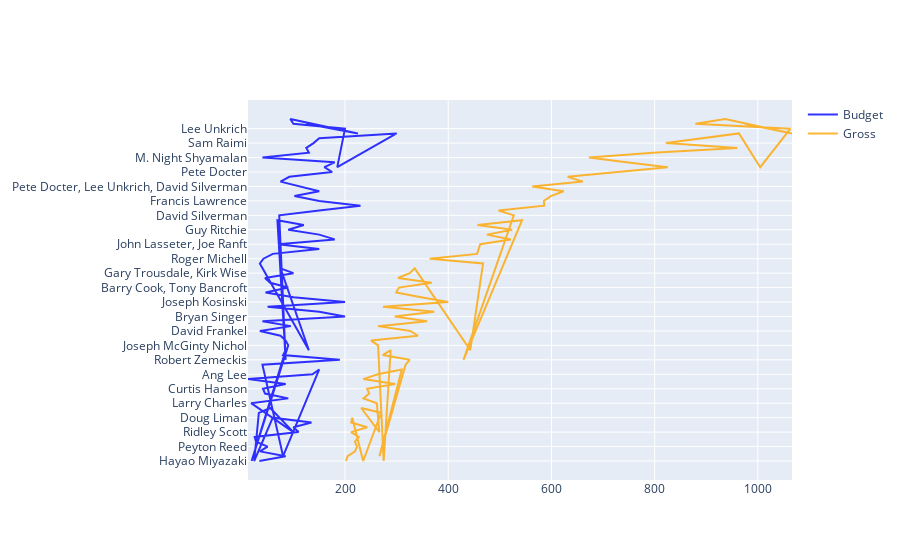

Source (notebook cell):
### Code cell
fig = go.Figure()
fig.add_trace(go.Scatter(
        y=df3['Director'],
        x=df3['Budget ($mill)'],
        name='Budget',
    line=dict(color='blue'),
    opacity=0.8))

fig.add_trace(go.Scatter(
        y=df3['Director'],
        x=df3['Gross ($mill)'],
        name='Gross',
    line=dict(color='orange'),
    opacity=0.8))

fig.show()

### Figure 1 — Plotly figure (JSON) as saved in the notebook; plotly's stock layout.template omitted (floating-point values rounded to 4 significant figures)
{"data": [{"line": {"color": "blue"}, "name": "Budget", "opacity": 0.8, "type": "scatter", "x": [34, 85, 35, 50, 27.5, 25, 110, 100, 135, 60, 24, 33, 55, 100, 18, 90, 45, 41, 85, 12, 137, 150, 80, 40, 190, 80, 85, 19, 90, 85, 75, 35, 95, 40, 200, 150, 50, 200, 100, 46, 90, 55, 45, 100, 75, 130, 35, 42, 60, 150, 70, 180, 150, 90, 120, 69, 85, 72.5, 150, 230, 150, 102, 150, 115, 75, 92, 175, 160, 180, 40, 130, 125, 139, 150, 300, 185, 200, 100, 94, 225, 125], "y": ["Hayao Miyazaki", "Nancy Meyers", "Tom Vaughan", "Peyton Reed", "Judd Apatow", "Pierre Morel", "Ridley Scott", "Phil Lord, Chris Miller", "Peter Weir", "Doug Liman", "Hayao Miyazaki", "Clint Eastwood", "Jesse Dylan", "Ridley Scott", "Larry Charles", "Steven Spielberg", "Richard Curtis", "Curtis Hanson", "Steve Martino, Jimmy Hayward", "Paul Weitz, Chris Weitz", "Ang Lee", "Christopher Williams, Byron Howard", "Nancy Meyers", "Anne Fletcher", "Robert Zemeckis", "Dean DeBlois, Chris Sanders", "Paul Greengrass", "Hayao Miyazaki", "Joseph McGinty Nichol", "Tony Scott", "Timur Bekmambetov", "David Frankel", "Luc Besson", "Harald Zwart", "Bryan Singer", "Gavin Hood", "Cameron Crowe", "Joseph Kosinski", "Jon Turteltaub", "P. J. Hogan", "Barry Cook, Tony Bancroft", "Andy Tennant", "Tom Shadyac", "Gary Trousdale, Kirk Wise", "Michael Bay", "Paul Greengrass", "Todd Phillips", "Roger Michell", "Zack Snyder", "Brett Ratner", "John Lasseter, Joe Ranft", "Andrew Stanton", "Tim Burton", "Guy Ritchie", "Edward Zwick", "Chris Renaud, Pierre Coffin", "Robert Zemeckis", "David Silverman", "Wolfgang Petersen", "Marc Forster", "Francis Lawrence", "Martin Campbell", "Brad Bird, Jan Pinkava", "Pete Docter, Lee Unkrich, David Silverman", "Carlos Saldanha", "Brad Bird", "Pete Docter", "Christopher Nolan", "Andrew Adamson", "M. Night Shyamalan", "Alfonso Cuarân", "David Yates", "Sam Raimi", "Mike Newell", "Gore Verbinski", "Christopher Nolan", "Lee Unkrich", "Chris Columbus", "Andrew Stanton, Lee Unkrich", "Gore Verbinski", "Chris Columbus"]}, {"line": {"color": "orange"}, "name": "Gross", "opacity": 0.8, "type": "scatter", "x": ["201.8", "205.1", "219.4", "223.2", "219.1", "226.8", "211.7", "243", "212", "214", "235.2", "270", "231.4", "266.5", "261.6", "235.9", "246.9", "242.9", "297.1", "235.5", "263.4", "310", "266.7", "317.4", "325.3", "273.1", "288.5", "274.9", "264.1", "250.6", "341.4", "326.6", "263.9", "359.1", "296.3", "373.1", "273.6", "400.1", "347.5", "299.3", "304.3", "368.1", "302.7", "325.3", "335.1", "442.8", "467.5", "363.9", "456.1", "459.4", "462", "521.3", "475", "524", "456.8", "543.1", "429.6", "527.1", "497.4", "586.1", "585.3", "599", "623.7", "562.8", "660.9", "631.4", "731.3", "825.5", "745", "672.8", "796.7", "960.3", "821.7", "896.9", "963.4", "1,004.60", "1,063.20", "879", "936.7", "1,066.20", "974.8"], "y": ["Hayao Miyazaki", "Nancy Meyers", "Tom Vaughan", "Peyton Reed", "Judd Apatow", "Pierre Morel", "Ridley Scott", "Phil Lord, Chris Miller", "Peter Weir", "Doug Liman", "Hayao Miyazaki", "Clint Eastwood", "Jesse Dylan", "Ridley Scott", "Larry Charles", "Steven Spielberg", "Richard Curtis", "Curtis Hanson", "Steve Martino, Jimmy Hayward", "Paul Weitz, Chris Weitz", "Ang Lee", "Christopher Williams, Byron Howard", "Nancy Meyers", "Anne Fletcher", "Robert Zemeckis", "Dean DeBlois, Chris Sanders", "Paul Greengrass", "Hayao Miyazaki", "Joseph McGinty Nichol", "Tony Scott", "Timur Bekmambetov", "David Frankel", "Luc Besson", "Harald Zwart", "Bryan Singer", "Gavin Hood", "Cameron Crowe", "Joseph Kosinski", "Jon Turteltaub", "P. J. Hogan", "Barry Cook, Tony Bancroft", "Andy Tennant", "Tom Shadyac", "Gary Trousdale, Kirk Wise", "Michael Bay", "Paul Greengrass", "Todd Phillips", "Roger Michell", "Zack Snyder", "Brett Ratner", "John Lasseter, Joe Ranft", "Andrew Stanton", "Tim Burton", "Guy Ritchie", "Edward Zwick", "Chris Renaud, Pierre Coffin", "Robert Zemeckis", "David Silverman", "Wolfgang Petersen", "Marc Forster", "Francis Lawrence", "Martin Campbell", "Brad Bird, Jan Pinkava", "Pete Docter, Lee Unkrich, David Silverman", "Carlos Saldanha", "Brad Bird", "Pete Docter", "Christopher Nolan", "Andrew Adamson", "M. Night Shyamalan", "Alfonso Cuarân", "David Yates", "Sam Raimi", "Mike Newell", "Gore Verbinski", "Christopher Nolan", "Lee Unkrich", "Chris Columbus", "Andrew Stanton, Lee Unkrich", "Gore Verbinski", "Chris Columbus"]}], "layout": {}}
